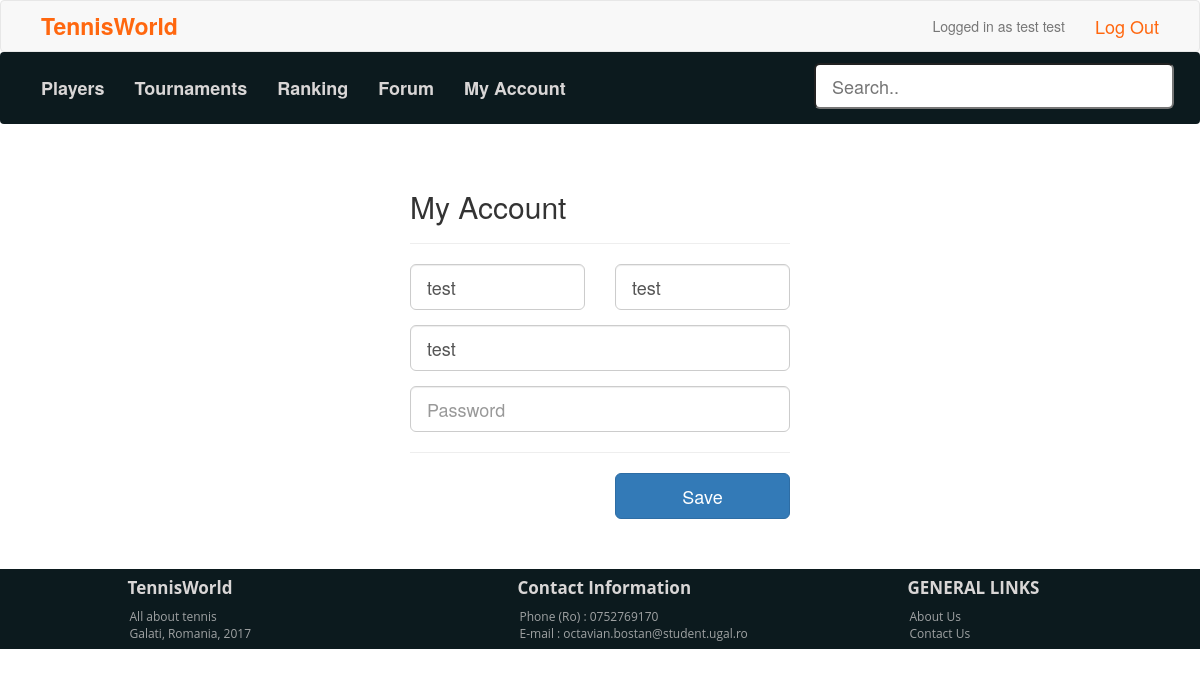
The app's page /account.php (signed in) with its own data.
### tables this page shows
CREATE TABLE `users` (
  `user_id` int(11) NOT NULL AUTO_INCREMENT,
  `firstName` varchar(32) DEFAULT NULL,
  `lastName` varchar(32) DEFAULT NULL,
  `email` varchar(32) DEFAULT NULL,
  `pass` varchar(64) DEFAULT NULL,
  `role` varchar(10) DEFAULT NULL,
  PRIMARY KEY (`user_id`)
);

### admin/controller.php (called while the page is built, shortened)
<?php
include("includes/models/user.php");
class Controller {
	public static function getUserForId($id){
		$con = mysqli_connect("localhost","root","root");
		$db_select = mysqli_select_db($con, "twdm");
		$sql = "SELECT * FROM users where user_id = ".$id;
		$user = new User(0,'', '', '' , '' , '');
		$result = mysqli_query($con, $sql);
		while($row = mysqli_fetch_array($result)) {
			$user = new User($row['user_id'],
					 $row['firstName'],
					 $row['lastName'],
					 $row['email'],
					 $row['pass'],
					 $row['role']);
		}
		return $user;
	}
	public static function getLoggedUser(){
		if(isset($_COOKIE['user_id'])) {
			return $_COOKIE['user_id'];
		} else {
			return 0;
		}
	}
}
?>

### includes/models/user.php (called while the page is built, shortened)
<?php
class User {
	private $firstName;
	private $lastName;
	private $email;
	public function __construct($id, $firstName, $lastName, $email, $pass, $role)  {
		$this->firstName = $firstName;
		$this->lastName = $lastName;
		$this->email = $email;
	}
	public function getFirstName() {
  		return $this->firstName;
	}
	public function getLastName() {
  		return $this->lastName;
	}
	public function getEmail() {
  		return $this->email;
	}
}
?>

### account.php (the view, shortened to what this page needs)
<!DOCTYPE html PUBLIC "-//W3C//DTD XHTML 1.0 Transitional//EN"
"http://www.w3.org/TR/xhtml1/DTD/xhtml1-transitional.dtd">
<?php
include("admin/controller.php");
$user = Controller::getUserForId(Controller::getLoggedUser());
?>
<html xmlns="http://www.w3.org/1999/xhtml">
	<head>
	<link href="css/bootstrap.min.css" rel="stylesheet"/>
	<link rel="stylesheet" type="text/css" href="css/style.css"/>
 </head>
	<body>
	<?php include("includes/header.php"); ?>
		<div class="row" id = "accountForm">
			<div class="col-md-4 col-md-offset-4">
				<form id="form" action="account.php" method = "post" onsubmit = "return validateForm()">
					<h2>My Account</h2>
					<hr/>
					<div class="row">
						<div class="col-md-6">
							<div class="form-group">
								<input type="text" name="firstName" id="firstName" class="form-control input-lg" placeholder="First Name" tabindex="1" value = "<?php echo $user->getFirstName(); ?>"/>
							</div>
						</div>
						<div class="col-md-6">
							<div class="form-group">
								<input type="text" name="lastName" id="lastName" class="form-control input-lg" placeholder="Last Name" tabindex="2" value = "<?php echo $user->getLastName(); ?>"/>
							</div>
						</div>
					</div>
					<div class="form-group">
						<input type="text" name="email" id="email" class="form-control input-lg" placeholder="Email" tabindex="3" value = "<?php echo $user->getEmail(); ?>"/>
					</div>
					<div class="form-group">
						<input type="password" name="password" id="password" class="form-control input-lg" placeholder="Password" tabindex="4"/>
					</div>
					<hr/>
					<div class="row">
						<div class="col-md-offset-6 col-md-6">
							<input type="submit" name="submit" value="Save" class="btn btn-primary btn-block btn-lg" tabindex="7"/>
						</div>
					</div>
				</form>
			</div>
		</div>
	<?php include("includes/footer.php"); ?>
	</body>
</html>

### includes/header.php
<?php $current_user  = Controller::getLoggedUser();
$usr = Controller::getUserForId($current_user);
 ?>
<header>
    <nav class="navbar navbar-default header">
    		<div class="container-fluid ">
    			<div class="navbar-header">
    				<a id="headerLogo" class="navbar-brand" href="players.php">TennisWorld</a>
    			</div>
    			<ul class="nav navbar-nav pull-right">
    				<?php if($current_user == 0) {?>
    					<li><a id="headerLogin"  href="login.php">Log In</a></li>
    				<?php } else {?>
    					<li><a href="account.php">Logged in as <?php echo $usr->getFirstName().' '.$usr->getLastName()?></a></li>
    					<li><a id="headerLogout" href="login.php">Log Out</a></li>
    				<?php }?>
    			</ul>
    		</div>
    </nav>
    <?php include("includes/menu.php"); ?>
</header>

### css/style.css (style rules this page uses)
body { padding-top:150px; }
header { position:fixed; width:100%; top:0; z-index: 500; }
.header { margin:0px; padding:0px; }
#headerLogo { font-size: 23px; margin-left:10px; font-weight: bold; color:#ff670f; }
#headerLogout { font-size: 18px; margin-right:10px; color:#ff670f; }
#accountForm { margin-top:20px; }

### records on screen
users: firstName "test", lastName "test", email "test"
